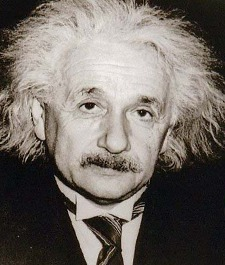
#> input picture Assignment1/einstein.jpg, 225 x 265 px
$ python '2 - Problem4Exercise2.py'
#> lines starting #> are read from the running program, lines starting #| are printed output that depends on the picture
#2. Display a histogram of A's intensities with 20 bins
#	30/08/2015		Draft Version

import cv2
import numpy as np
from matplotlib import pyplot as plt

#Load Image
sourceimg = cv2.imread('einstein.jpg',0)
#> sourceimg: shape (265, 225); min 0, max 248, mean 110.1

#Specify 20 bins
plt.hist(sourceimg.ravel(),20,[0,256]);
plt.show()
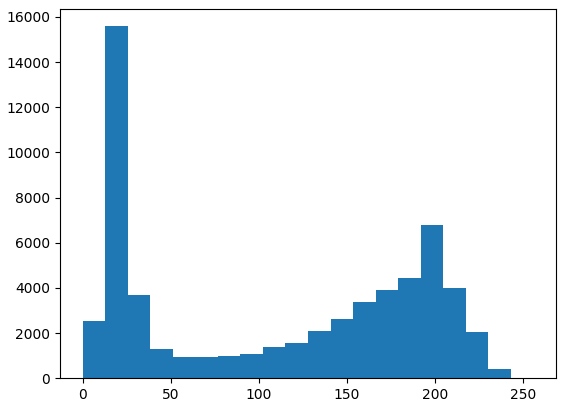
#> figure drawn by matplotlib, 1 panel; tallest bar 15592 high, from x = 12.8 to 25.6

$ run again, with Assignment1/dreamflower.jpg copied over Assignment1/einstein.jpg
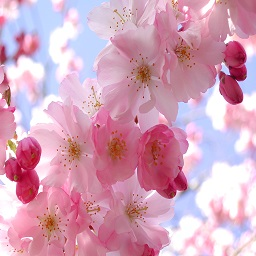
#> input picture Assignment1/dreamflower.jpg, 256 x 256 px
#> `sourceimg = cv2.imread('einstein.jpg',0)`:
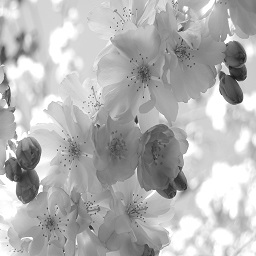
#> sourceimg: shape (256, 256); min 25, max 255, mean 179.7
#> `plt.show()`:
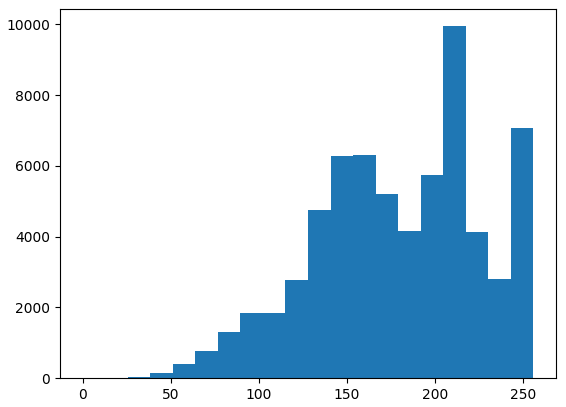
#> figure drawn by matplotlib, 1 panel; tallest bar 9947 high, from x = 204.8 to 217.6
